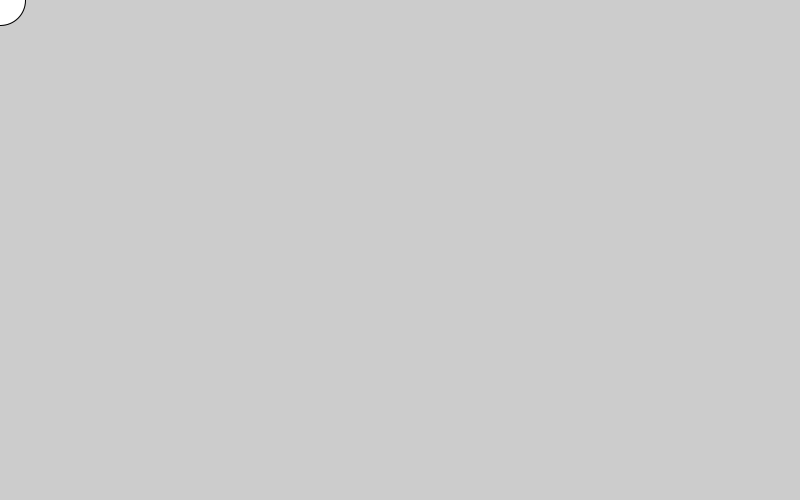
Frame 1 (no input)
Frame 60 (the mouse pressed at the canvas centre just before this capture): identical to frame 1, image omitted
Frame 120 (the mouse held since frame 60 and released just before this capture): identical to frame 1, image omitted

The Processing sketch that drew this single still picture (run headless with seeded random() and noise(); from frame 60 on, the mouse is pressed at the canvas centre):

// Processing sketch: sketch_180926a
// ── sketch_180926a.pde
int i = 0;

void setup(){
  size(800,500);
  ellipse(0,0,50,50);
}

void draw(){

}
